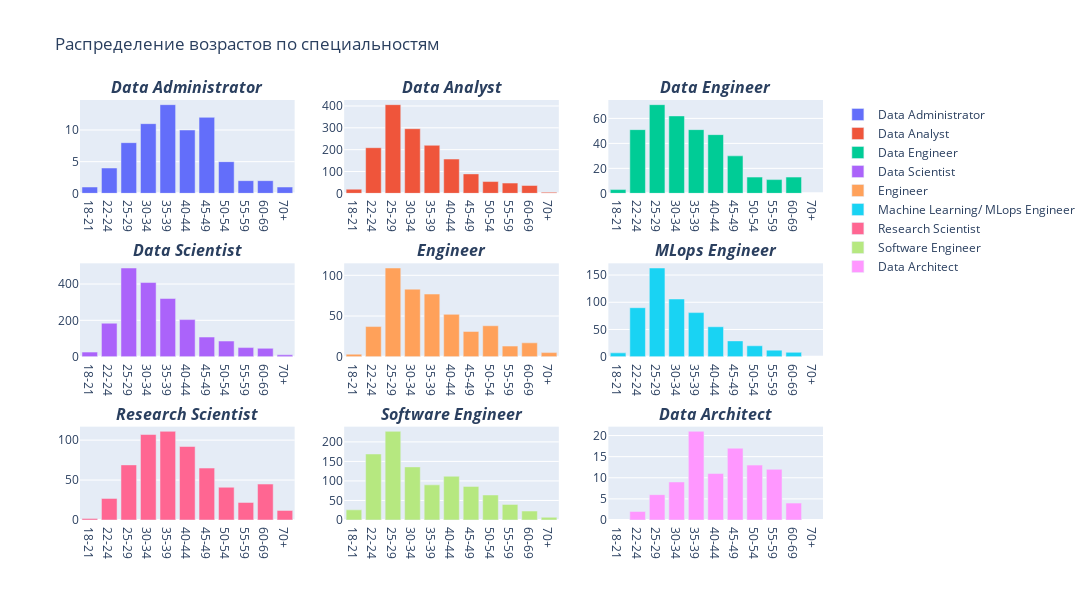

The cell this chart's notebook holds for it:
### Markdown cell above
## Задание 4
Используя библиотеку plotly, построй столбцовую диаграмму (Bar plot) на распределение респондентов по возрасту по
специальностям Data Administrator, Data Analyst, Data Engineer, Data Scientist, Engineer, MLops Engineer, 
Research Scientist, Software Engineer, Data Architect

### Code cell
# Код тут
import plotly.graph_objects as go # we can not use express plots
from plotly.subplots import make_subplots # creating subplots

data_adm = data[["Q2"]].dropna()[(data["Q23"] == "Data Administrator")].value_counts().sort_values(ascending=False)
data_ana = data[["Q2"]].dropna()[(data["Q23"] == "Data Analyst (Business, Marketing, Financial, Quantitative, etc)")].value_counts().sort_values(ascending=False)
data_eng = data[["Q2"]].dropna()[(data["Q23"] == "Data Engineer")].value_counts().sort_values(ascending=False)
data_sci = data[["Q2"]].dropna()[(data["Q23"] == "Data Scientist")].value_counts().sort_values(ascending=False)
engin = data[["Q2"]].dropna()[(data["Q23"] == "Engineer (non-software)")].value_counts().sort_values(ascending=False)
ml_eng = data[["Q2"]].dropna()[(data["Q23"] == "Machine Learning/ MLops Engineer")].value_counts().sort_values(ascending=False)
res_sci = data[["Q2"]].dropna()[(data["Q23"] == "Research Scientist")].value_counts().sort_values(ascending=False)
soft_eng = data[["Q2"]].dropna()[(data["Q23"] == "Software Engineer")].value_counts().sort_values(ascending=False)
data_arc = data[["Q2"]].dropna()[(data["Q23"] == "Data Architect")].value_counts().sort_values(ascending=False)


d = {"Data Administrator": data_adm, "Data Analyst": data_ana, "Data Engineer" : data_eng, \
     "Data Scientist": data_sci,"Engineer (non-software": engin, "Machine Learning/ MLops Engineer": ml_eng, \
     "Research Scientist":res_sci, "Software Engineer": soft_eng, "Data Architect": data_arc}
df = pd.DataFrame(data=d)
fig = make_subplots(rows=3, cols=3, subplot_titles=["<span style='font-style:italic;font-weight:bold;'>Data Administrator</span>", \
                                                    "<span style='font-style:italic;font-weight:bold;'>Data Analyst</span>", \
                                                    "<span style='font-style:italic;font-weight:bold;'>Data Engineer</span>", \
                                                    "<span style='font-style:italic;font-weight:bold;'>Data Scientist</span>", \
                                                    "<span style='font-style:italic;font-weight:bold;'>Engineer</span>", \
                                                    "<span style='font-style:italic;font-weight:bold;'>MLops Engineer</span>", \
                                                    "<span style='font-style:italic;font-weight:bold;'>Research Scientist</span>", \
                                                    "<span style='font-style:italic;font-weight:bold;'>Software Engineer</span>", \
                                                    "<span style='font-style:italic;font-weight:bold;'>Data Architect</span>"])
fig.add_trace(go.Bar(x=df.index.get_level_values(0), y=df["Data Administrator"], name="Data Administrator"),row=1, col=1)
fig.add_trace(go.Bar(x=df.index.get_level_values(0), y=df["Data Analyst"], name="Data Analyst"),row=1, col=2)
fig.add_trace(go.Bar(x=df.index.get_level_values(0), y=df["Data Engineer"], name="Data Engineer"),row=1, col=3)
fig.add_trace(go.Bar(x=df.index.get_level_values(0), y=df["Data Scientist"], name="Data Scientist"),row=2, col=1)
fig.add_trace(go.Bar(x=df.index.get_level_values(0), y=df["Engineer (non-software"], name="Engineer"),row=2, col=2)
fig.add_trace(go.Bar(x=df.index.get_level_values(0), y=df["Machine Learning/ MLops Engineer"], name="Machine Learning/ MLops Engineer"),row=2, col=3)
fig.add_trace(go.Bar(x=df.index.get_level_values(0), y=df["Research Scientist"], name="Research Scientist"),row=3, col=1)
fig.add_trace(go.Bar(x=df.index.get_level_values(0), y=df["Software Engineer"], name="Software Engineer"),row=3, col=2)
fig.add_trace(go.Bar(x=df.index.get_level_values(0), y=df["Data Architect"], name="Data Architect"),row=3, col=3)
fig.update_layout(height=600, width=1200, title_text="Распределение возрастов по специальностям")
fig.show()

### Figure 1 — Plotly figure (JSON) as saved in the notebook; plotly's stock layout.template omitted (floating-point values rounded to 4 significant figures)
{"data": [{"name": "Data Administrator", "type": "bar", "x": ["18-21", "22-24", "25-29", "30-34", "35-39", "40-44", "45-49", "50-54", "55-59", "60-69", "70+"], "xaxis": "x", "y": [1, 4, 8, 11, 14, 10, 12, 5, 2, 2, 1], "yaxis": "y"}, {"name": "Data Analyst", "type": "bar", "x": ["18-21", "22-24", "25-29", "30-34", "35-39", "40-44", "45-49", "50-54", "55-59", "60-69", "70+"], "xaxis": "x2", "y": [19, 209, 406, 296, 220, 157, 89, 54, 47, 36, 5], "yaxis": "y2"}, {"name": "Data Engineer", "type": "bar", "x": ["18-21", "22-24", "25-29", "30-34", "35-39", "40-44", "45-49", "50-54", "55-59", "60-69", "70+"], "xaxis": "x3", "y": [3, 51, 71, 62, 51, 47, 30, 13, 11, 13, null], "yaxis": "y3"}, {"name": "Data Scientist", "type": "bar", "x": ["18-21", "22-24", "25-29", "30-34", "35-39", "40-44", "45-49", "50-54", "55-59", "60-69", "70+"], "xaxis": "x4", "y": [25, 184, 488, 408, 320, 204, 108, 86, 50, 46, 10], "yaxis": "y4"}, {"name": "Engineer", "type": "bar", "x": ["18-21", "22-24", "25-29", "30-34", "35-39", "40-44", "45-49", "50-54", "55-59", "60-69", "70+"], "xaxis": "x5", "y": [3, 37, 109, 83, 77, 52, 31, 38, 13, 17, 5], "yaxis": "y5"}, {"name": "Machine Learning/ MLops Engineer", "type": "bar", "x": ["18-21", "22-24", "25-29", "30-34", "35-39", "40-44", "45-49", "50-54", "55-59", "60-69", "70+"], "xaxis": "x6", "y": [7, 90, 163, 106, 81, 55, 29, 20, 12, 8, null], "yaxis": "y6"}, {"name": "Research Scientist", "type": "bar", "x": ["18-21", "22-24", "25-29", "30-34", "35-39", "40-44", "45-49", "50-54", "55-59", "60-69", "70+"], "xaxis": "x7", "y": [2, 27, 69, 107, 111, 92, 65, 41, 22, 45, 12], "yaxis": "y7"}, {"name": "Software Engineer", "type": "bar", "x": ["18-21", "22-24", "25-29", "30-34", "35-39", "40-44", "45-49", "50-54", "55-59", "60-69", "70+"], "xaxis": "x8", "y": [26, 169, 227, 136, 90, 112, 86, 64, 40, 23, 7], "yaxis": "y8"}, {"name": "Data Architect", "type": "bar", "x": ["18-21", "22-24", "25-29", "30-34", "35-39", "40-44", "45-49", "50-54", "55-59", "60-69", "70+"], "xaxis": "x9", "y": [null, 2, 6, 9, 21, 11, 17, 13, 12, 4, null], "yaxis": "y9"}], "layout": {"annotations": [{"font": {"size": 16}, "showarrow": false, "text": "<span style='font-style:italic;font-weight:bold;'>Data Administrator</span>", "x": 0.1444, "xanchor": "center", "xref": "paper", "y": 1, "yanchor": "bottom", "yref": "paper"}, {"font": {"size": 16}, "showarrow": false, "text": "<span style='font-style:italic;font-weight:bold;'>Data Analyst</span>", "x": 0.5, "xanchor": "center", "xref": "paper", "y": 1, "yanchor": "bottom", "yref": "paper"}, {"font": {"size": 16}, "showarrow": false, "text": "<span style='font-style:italic;font-weight:bold;'>Data Engineer</span>", "x": 0.8556, "xanchor": "center", "xref": "paper", "y": 1, "yanchor": "bottom", "yref": "paper"}, {"font": {"size": 16}, "showarrow": false, "text": "<span style='font-style:italic;font-weight:bold;'>Data Scientist</span>", "x": 0.1444, "xanchor": "center", "xref": "paper", "y": 0.6111, "yanchor": "bottom", "yref": "paper"}, {"font": {"size": 16}, "showarrow": false, "text": "<span style='font-style:italic;font-weight:bold;'>Engineer</span>", "x": 0.5, "xanchor": "center", "xref": "paper", "y": 0.6111, "yanchor": "bottom", "yref": "paper"}, {"font": {"size": 16}, "showarrow": false, "text": "<span style='font-style:italic;font-weight:bold;'>MLops Engineer</span>", "x": 0.8556, "xanchor": "center", "xref": "paper", "y": 0.6111, "yanchor": "bottom", "yref": "paper"}, {"font": {"size": 16}, "showarrow": false, "text": "<span style='font-style:italic;font-weight:bold;'>Research Scientist</span>", "x": 0.1444, "xanchor": "center", "xref": "paper", "y": 0.2222, "yanchor": "bottom", "yref": "paper"}, {"font": {"size": 16}, "showarrow": false, "text": "<span style='font-style:italic;font-weight:bold;'>Software Engineer</span>", "x": 0.5, "xanchor": "center", "xref": "paper", "y": 0.2222, "yanchor": "bottom", "yref": "paper"}, {"font": {"size": 16}, "showarrow": false, "text": "<span style='font-style:italic;font-weight:bold;'>Data Architect</span>", "x": 0.8556, "xanchor": "center", "xref": "paper", "y": 0.2222, "yanchor": "bottom", "yref": "paper"}], "height": 600, "title": {"text": "Распределение возрастов по специальностям"}, "width": 1200, "xaxis": {"anchor": "y", "domain": [0, 0.2889]}, "xaxis2": {"anchor": "y2", "domain": [0.3556, 0.6444]}, "xaxis3": {"anchor": "y3", "domain": [0.7111, 1]}, "xaxis4": {"anchor": "y4", "domain": [0, 0.2889]}, "xaxis5": {"anchor": "y5", "domain": [0.3556, 0.6444]}, "xaxis6": {"anchor": "y6", "domain": [0.7111, 1]}, "xaxis7": {"anchor": "y7", "domain": [0, 0.2889]}, "xaxis8": {"anchor": "y8", "domain": [0.3556, 0.6444]}, "xaxis9": {"anchor": "y9", "domain": [0.7111, 1]}, "yaxis": {"anchor": "x", "domain": [0.7778, 1]}, "yaxis2": {"anchor": "x2", "domain": [0.7778, 1]}, "yaxis3": {"anchor": "x3", "domain": [0.7778, 1]}, "yaxis4": {"anchor": "x4", "domain": [0.3889, 0.6111]}, "yaxis5": {"anchor": "x5", "domain": [0.3889, 0.6111]}, "yaxis6": {"anchor": "x6", "domain": [0.3889, 0.6111]}, "yaxis7": {"anchor": "x7", "domain": [0, 0.2222]}, "yaxis8": {"anchor": "x8", "domain": [0, 0.2222]}, "yaxis9": {"anchor": "x9", "domain": [0, 0.2222]}}}
